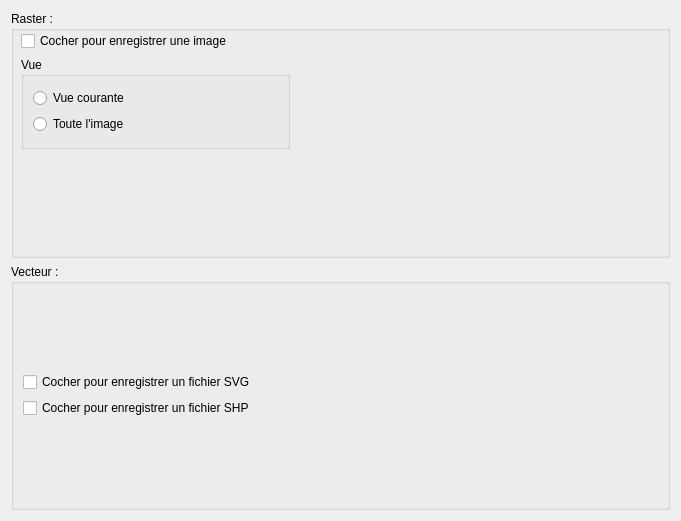
<?xml version="1.0" encoding="UTF-8"?>
<ui version="4.0">
 <class>SaveForm</class>
 <widget class="QWidget" name="SaveForm">
  <property name="geometry">
   <rect>
    <x>0</x>
    <y>0</y>
    <width>681</width>
    <height>521</height>
   </rect>
  </property>
  <property name="windowTitle">
   <string>Form</string>
  </property>
  <layout class="QGridLayout" name="gridLayout">
   <item row="0" column="0">
    <layout class="QGridLayout" name="gridLayout_6">
     <item row="0" column="0">
      <widget class="QGroupBox" name="groupBox">
       <property name="title">
        <string>Raster :</string>
       </property>
       <widget class="QWidget" name="verticalLayoutWidget_2">
        <property name="geometry">
         <rect>
          <x>10</x>
          <y>20</y>
          <width>269</width>
          <height>118</height>
         </rect>
        </property>
        <layout class="QVBoxLayout" name="verticalLayout_2">
         <item>
          <widget class="QCheckBox" name="checkBox">
           <property name="text">
            <string>Cocher pour enregistrer une image</string>
           </property>
          </widget>
         </item>
         <item>
          <widget class="QGroupBox" name="groupBox_2">
           <property name="title">
            <string>Vue</string>
           </property>
           <layout class="QGridLayout" name="gridLayout_2">
            <item row="0" column="0">
             <layout class="QGridLayout" name="gridLayout_4">
              <item row="0" column="0">
               <widget class="QRadioButton" name="radioButton">
                <property name="text">
                 <string>Vue courante</string>
                </property>
               </widget>
              </item>
              <item row="1" column="0">
               <widget class="QRadioButton" name="radioButton_2">
                <property name="text">
                 <string>Toute l'image</string>
                </property>
               </widget>
              </item>
             </layout>
            </item>
           </layout>
          </widget>
         </item>
        </layout>
       </widget>
      </widget>
     </item>
     <item row="1" column="0">
      <widget class="QGroupBox" name="groupBox_3">
       <property name="title">
        <string>Vecteur :</string>
       </property>
       <layout class="QGridLayout" name="gridLayout_3">
        <item row="0" column="0">
         <layout class="QGridLayout" name="gridLayout_5">
          <item row="0" column="0">
           <widget class="QCheckBox" name="checkBox_2">
            <property name="text">
             <string>Cocher pour enregistrer un fichier SVG</string>
            </property>
           </widget>
          </item>
          <item row="1" column="0">
           <widget class="QCheckBox" name="checkBox_3">
            <property name="text">
             <string>Cocher pour enregistrer un fichier SHP</string>
            </property>
           </widget>
          </item>
         </layout>
        </item>
       </layout>
      </widget>
     </item>
    </layout>
   </item>
  </layout>
 </widget>
 <resources/>
 <connections/>
</ui>
